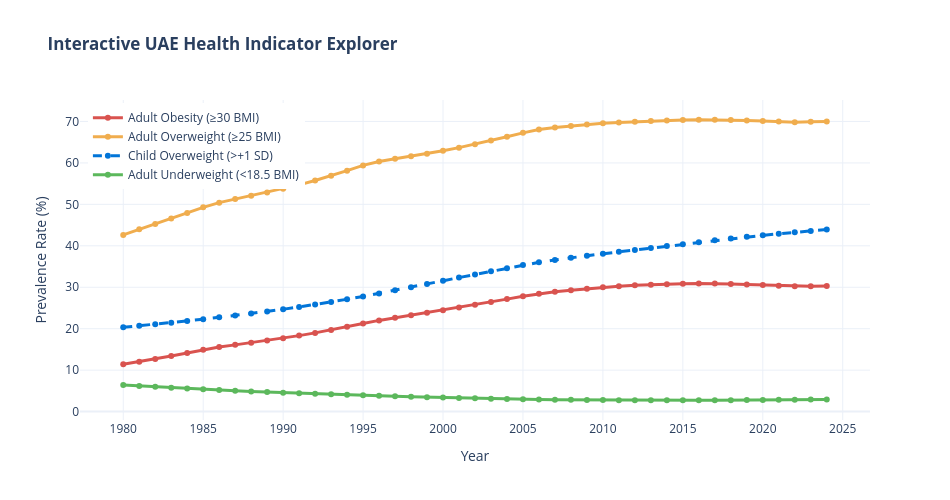

Notebook cell for this chart:
### Markdown cell above
### 🌐 <font color="Dark brown"> <U> 9. Interactive UAE Health Indicator Explorer </u></font>
An interactive Plotly line visualization allowing evaluators to dynamically inspect exact values across any year, zoom in on specific decades, and toggle indicators on or off for comparison.

### Code cell
import plotly.graph_objects as go

fig = go.Figure()

fig.add_trace(go.Scatter(x=eda_pivot.index, y=eda_pivot['NCD_BMI_30C'], mode='lines+markers', name='Adult Obesity (≥30 BMI)', line=dict(color='#d9534f', width=3)))
fig.add_trace(go.Scatter(x=eda_pivot.index, y=eda_pivot['NCD_BMI_25C'], mode='lines+markers', name='Adult Overweight (≥25 BMI)', line=dict(color='#f0ad4e', width=3)))
fig.add_trace(go.Scatter(x=eda_pivot.index, y=eda_pivot['NCD_BMI_PLUS1C'], mode='lines+markers', name='Child Overweight (>+1 SD)', line=dict(color='#0275d8', width=3, dash='dash')))
fig.add_trace(go.Scatter(x=eda_pivot.index, y=eda_pivot['NCD_BMI_18A'], mode='lines+markers', name='Adult Underweight (<18.5 BMI)', line=dict(color='#5cb85c', width=3)))

fig.update_layout(
    title='<b>Interactive UAE Health Indicator Explorer</b>',
    xaxis_title='Year',
    yaxis_title='Prevalence Rate (%)',
    hovermode='x unified',
    template='plotly_white',
    width=950,
    height=500,
    legend=dict(yanchor="top", y=0.99, xanchor="left", x=0.01)
)

fig.show()

### Figure 1 — Plotly figure (JSON) as saved in the notebook; plotly's stock layout.template omitted (floating-point values rounded to 4 significant figures)
{"data": [{"line": {"color": "#d9534f", "width": 3}, "mode": "lines+markers", "name": "Adult Obesity (≥30 BMI)", "type": "scatter", "x": [1980, 1981, 1982, 1983, 1984, 1985, 1986, 1987, 1988, 1989, 1990, 1991, 1992, 1993, 1994, 1995, 1996, 1997, 1998, 1999, 2000, 2001, 2002, 2003, 2004, 2005, 2006, 2007, 2008, 2009, 2010, 2011, 2012, 2013, 2014, 2015, 2016, 2017, 2018, 2019, 2020, 2021, 2022, 2023, 2024], "y": [11.4, 12.02, 12.69, 13.39, 14.13, 14.89, 15.56, 16.1, 16.62, 17.16, 17.72, 18.33, 18.99, 19.7, 20.46, 21.27, 22.0, 22.63, 23.24, 23.85, 24.47, 25.12, 25.79, 26.46, 27.14, 27.82, 28.43, 28.9, 29.29, 29.67, 30.0, 30.26, 30.47, 30.62, 30.74, 30.82, 30.89, 30.88, 30.78, 30.65, 30.52, 30.39, 30.25, 30.27, 30.28]}, {"line": {"color": "#f0ad4e", "width": 3}, "mode": "lines+markers", "name": "Adult Overweight (≥25 BMI)", "type": "scatter", "x": [1980, 1981, 1982, 1983, 1984, 1985, 1986, 1987, 1988, 1989, 1990, 1991, 1992, 1993, 1994, 1995, 1996, 1997, 1998, 1999, 2000, 2001, 2002, 2003, 2004, 2005, 2006, 2007, 2008, 2009, 2010, 2011, 2012, 2013, 2014, 2015, 2016, 2017, 2018, 2019, 2020, 2021, 2022, 2023, 2024], "y": [42.63, 43.98, 45.29, 46.6, 47.92, 49.28, 50.41, 51.28, 52.08, 52.89, 53.76, 54.71, 55.76, 56.9, 58.13, 59.41, 60.37, 60.99, 61.59, 62.23, 62.92, 63.69, 64.53, 65.42, 66.33, 67.26, 68.06, 68.57, 68.94, 69.28, 69.55, 69.77, 69.95, 70.11, 70.25, 70.35, 70.42, 70.42, 70.34, 70.23, 70.12, 69.99, 69.85, 69.94, 70.02]}, {"line": {"color": "#0275d8", "dash": "dash", "width": 3}, "mode": "lines+markers", "name": "Child Overweight (>+1 SD)", "type": "scatter", "x": [1980, 1981, 1982, 1983, 1984, 1985, 1986, 1987, 1988, 1989, 1990, 1991, 1992, 1993, 1994, 1995, 1996, 1997, 1998, 1999, 2000, 2001, 2002, 2003, 2004, 2005, 2006, 2007, 2008, 2009, 2010, 2011, 2012, 2013, 2014, 2015, 2016, 2017, 2018, 2019, 2020, 2021, 2022, 2023, 2024], "y": [20.33, 20.7, 21.05, 21.43, 21.84, 22.28, 22.74, 23.19, 23.67, 24.17, 24.69, 25.24, 25.82, 26.45, 27.1, 27.79, 28.51, 29.26, 30.02, 30.79, 31.56, 32.33, 33.09, 33.85, 34.6, 35.34, 36.01, 36.6, 37.14, 37.63, 38.09, 38.54, 38.99, 39.45, 39.93, 40.4, 40.87, 41.33, 41.76, 42.16, 42.54, 42.9, 43.24, 43.59, 43.94]}, {"line": {"color": "#5cb85c", "width": 3}, "mode": "lines+markers", "name": "Adult Underweight (<18.5 BMI)", "type": "scatter", "x": [1980, 1981, 1982, 1983, 1984, 1985, 1986, 1987, 1988, 1989, 1990, 1991, 1992, 1993, 1994, 1995, 1996, 1997, 1998, 1999, 2000, 2001, 2002, 2003, 2004, 2005, 2006, 2007, 2008, 2009, 2010, 2011, 2012, 2013, 2014, 2015, 2016, 2017, 2018, 2019, 2020, 2021, 2022, 2023, 2024], "y": [6.399, 6.184, 5.968, 5.758, 5.555, 5.359, 5.181, 5.02, 4.865, 4.714, 4.569, 4.428, 4.291, 4.159, 4.033, 3.91, 3.794, 3.684, 3.577, 3.475, 3.378, 3.287, 3.202, 3.123, 3.05, 2.985, 2.928, 2.881, 2.846, 2.807, 2.774, 2.758, 2.745, 2.738, 2.735, 2.734, 2.733, 2.741, 2.755, 2.777, 2.801, 2.827, 2.861, 2.898, 2.936]}], "layout": {"height": 500, "hovermode": "x unified", "legend": {"x": 0.01, "xanchor": "left", "y": 0.99, "yanchor": "top"}, "title": {"text": "<b>Interactive UAE Health Indicator Explorer</b>"}, "width": 950, "xaxis": {"title": {"text": "Year"}}, "yaxis": {"title": {"text": "Prevalence Rate (%)"}}}}
